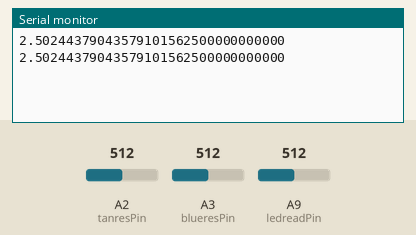
Simulated run of this sketch. Board: Arduino Mega 2560, built with avr-gcc and run on an emulated ATmega2560. On the bench: the last lines printed to the serial monitor. The test bench sets the inputs (shaded band); at power-on: A2 (tanresPin) = 512, A3 (blueresPin) = 512, A9 (ledreadPin) = 512.

Above: at 1.8 s.
1.9 s: A2 (tanresPin) set to 716
At 3.1 s:
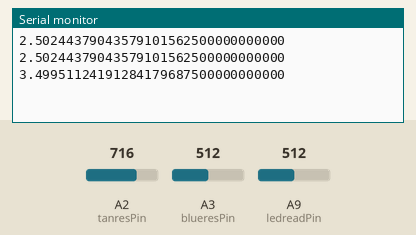
3.4 s: A2 (tanresPin) set to 900
At 4.0 s:
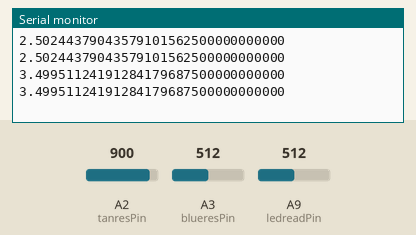
Timing chart, 0 to 6.4 s (numbered marks = the images above; inputs shaded):
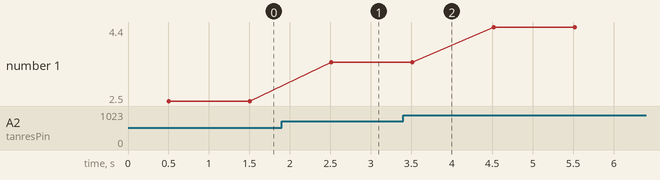

The sketch:

Analog_Read.ino
```cpp
/* Analog Read command uses only analog pins to read from the arduino, i.e. digital and pwm pins cannot be used for the analog read command
 *  The analog read pins have the letter 'A' preceeding them on the board e.g 'A0' 'A1'.....
 *  The analog read command takes only one argument which is the pin on the controller that you're reading from
 *  The output from the command are multiples of 2 that need to be converted after its read
 *  The read output ranges from 0 (minimum) to 1023 (maximum); 0 (0 volts) and 1023 (5 volts)
 *  To get the actual value, the read value is converted by multiplying it by the conversion factor (5/1023)
 */

int blueresPin = A3;
int tanresPin = A2;  // initializng analog pins to read from
int ledreadPin = A9;

int readblue;
int readtan; // variables to store the read value from the controller
int readLed;

float Vblue = 0;
float Vtan = 0; // variable to store the actual converted voltage value
double Vled = 0;
int timee = 500;

void setup() {
  // put your setup code here, to run once:

pinMode(blueresPin, INPUT);
pinMode(tanresPin, INPUT); // initializing the pin modes to read from the controller
pinMode(ledreadPin, INPUT);

/*To enable reading on the serial monitor of the arduino
 * Serial monitor accepts one argument (a number) which is how fast you want to communicate with the arduino (board rate)
 */

Serial.begin(9600); //initializes the serial monitor
}


void loop() {
  // put your main code here, to run repeatedly:
  readblue = analogRead(A3);
  readtan = analogRead(A2); //reading the values from the analog pin and storing them in the variables
  readLed = analogRead(A9);

  Vblue = (5./1023.)*readblue;  // the dot after the (5 and 1023) registers them as floating values in the arduino IDE cos the output voltage is continuous
  Vtan = (5./1023.)*readtan; // converting the read voltage values to actual voltage values
  Vled = (5./1023.)*readLed;

 // Used to print the values read on the serial monitor

 //Serial.println(Vblue);
  delay (timee);
 Serial.println(Vtan, ' ');
  delay (timee);
 // Serial.println(Vled, ' ');
 // delay (timee);
}
```

Measured:
- after the input at 1.9 s, the serial monitor: prints a new line after 0.61 s (image 1)
- plotted number 1: 2.5 → 3.5 after the input at 1.9 s, 3.5 → 4.4 after the input at 3.4 s
